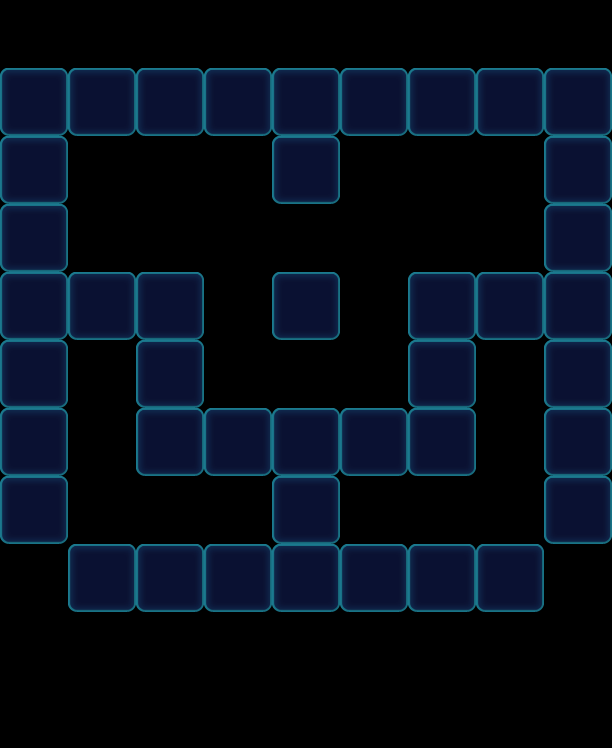

A 2D game scene composited from a Tiled map and its tileset images. What follows is a short description and the map's XML, with each tile layer's data collapsed to a summary:
An orthogonal 9x11 tile map with 68x68 px tiles, 1 tile layer (Valid), 2 tilesets and 67 objects (39x Monster, 18x Factory_Normal, 7x Lock, 2x Stone, Floor).

<map version="1.0" orientation="orthogonal" width="9" height="11" tilewidth="68" tileheight="68">
 <properties>
  <property name="Connect" value="87,14,1|42,46,1|07,24,1|18,74,1|78,64,1" />
 </properties>
 <tileset firstgid="1" name="game_grid1" tilewidth="68" tileheight="68">
  <image source="game_grid1.png" width="68" height="68" />
 </tileset>
 <tileset firstgid="2" name="map" tilewidth="68" tileheight="68">
  <image source="map.png" width="1024" height="1024" />
 </tileset>
 <layer name="Valid" width="9" height="11">
  <data>[99 cells, 42 non-empty, 1 distinct tile ids]</data>
 </layer>
 <objectgroup name="BottomObj" width="9" height="11">
  <object name="Jelly3" type="Floor" gid="33" x="272" y="340">
   <properties>
    <property name="Layers" value="2" />
   </properties>
  </object>
 </objectgroup>
 <objectgroup name="MiddleObj" width="9" height="11">
  <object name="48" type="Monster" gid="2" x="68" y="612">
   <properties>
    <property name="Color" value="Blue" />
   </properties>
  </object>
  <object name="26" type="Monster" gid="2" x="544" y="408">
   <properties>
    <property name="Color" value="Blue" />
   </properties>
  </object>
  <object name="27" type="Monster" gid="3" x="272" y="340">
   <properties>
    <property name="Color" value="Green" />
   </properties>
  </object>
  <object name="83" type="Monster" gid="17" x="476" y="612">
   <properties>
    <property name="Color" value="Purple" />
   </properties>
  </object>
  <object name="45" type="Monster" gid="17" x="0" y="408">
   <properties>
    <property name="Color" value="Purple" />
   </properties>
  </object>
  <object name="58" type="Monster" gid="17" x="408" y="612">
   <properties>
    <property name="Color" value="Purple" />
   </properties>
  </object>
  <object name="23" type="Monster" gid="17" x="0" y="476">
   <properties>
    <property name="Color" value="Purple" />
   </properties>
  </object>
  <object name="85" type="Monster" gid="18" x="204" y="476">
   <properties>
    <property name="Color" value="Pink" />
   </properties>
  </object>
  <object name="42" type="Monster" gid="18" x="272" y="136">
   <properties>
    <property name="Color" value="Pink" />
   </properties>
  </object>
  <object name="74" type="Monster" gid="2" x="544" y="476">
   <properties>
    <property name="Color" value="Blue" />
   </properties>
  </object>
  <object name="55" type="Monster" gid="19" x="272" y="204">
   <properties>
    <property name="Color" value="Yellow" />
   </properties>
  </object>
  <object name="55" type="Monster" gid="19" x="408" y="340">
   <properties>
    <property name="Color" value="Yellow" />
   </properties>
  </object>
  <object name="55" type="Monster" gid="19" x="68" y="136">
   <properties>
    <property name="Color" value="Yellow" />
   </properties>
  </object>
  <object name="55" type="Monster" gid="19" x="136" y="612">
   <properties>
    <property name="Color" value="Yellow" />
   </properties>
  </object>
  <object name="55" type="Monster" gid="19" x="204" y="612">
   <properties>
    <property name="Color" value="Yellow" />
   </properties>
  </object>
  <object name="36" type="Monster" gid="18" x="476" y="136">
   <properties>
    <property name="Color" value="Pink" />
   </properties>
  </object>
  <object name="57" type="Monster" gid="2" x="0" y="136">
   <properties>
    <property name="Color" value="Blue" />
   </properties>
  </object>
  <object name="44" type="Monster" gid="3" x="408" y="408">
   <properties>
    <property name="Color" value="Green" />
   </properties>
  </object>
  <object name="45" type="Monster" gid="17" x="136" y="476">
   <properties>
    <property name="Color" value="Purple" />
   </properties>
  </object>
  <object name="36" type="Monster" gid="18" x="272" y="612">
   <properties>
    <property name="Color" value="Pink" />
   </properties>
  </object>
  <object name="85" type="Monster" gid="18" x="340" y="476">
   <properties>
    <property name="Color" value="Pink" />
   </properties>
  </object>
  <object name="55" type="Monster" gid="19" x="340" y="612">
   <properties>
    <property name="Color" value="Yellow" />
   </properties>
  </object>
  <object name="62" type="Monster" gid="2" x="136" y="408">
   <properties>
    <property name="Color" value="Blue" />
   </properties>
  </object>
  <object name="84" type="Monster" gid="3" x="0" y="204">
   <properties>
    <property name="Color" value="Green" />
   </properties>
  </object>
  <object name="74" type="Monster" gid="2" x="544" y="272">
   <properties>
    <property name="Color" value="Blue" />
   </properties>
  </object>
  <object name="74" type="Monster" gid="2" x="476" y="340">
   <properties>
    <property name="Color" value="Blue" />
   </properties>
  </object>
  <object name="55" type="Monster" gid="19" x="272" y="544">
   <properties>
    <property name="Color" value="Yellow" />
   </properties>
  </object>
  <object name="55" type="Monster" gid="19" x="272" y="476">
   <properties>
    <property name="Color" value="Yellow" />
   </properties>
  </object>
  <object type="Monster" gid="124" x="136" y="340">
   <properties>
    <property name="Color" value="Pink" />
    <property name="Direction" value="Vertic" />
   </properties>
  </object>
  <object name="45" type="Monster" gid="17" x="0" y="272">
   <properties>
    <property name="Color" value="Purple" />
   </properties>
  </object>
  <object type="Monster" gid="124" x="0" y="340">
   <properties>
    <property name="Color" value="Yellow" />
    <property name="Direction" value="Vertic" />
   </properties>
  </object>
  <object name="62" type="Monster" gid="2" x="544" y="136">
   <properties>
    <property name="Color" value="Blue" />
   </properties>
  </object>
  <object name="45" type="Monster" gid="17" x="544" y="340">
   <properties>
    <property name="Color" value="Purple" />
   </properties>
  </object>
  <object name="45" type="Monster" gid="17" x="408" y="476">
   <properties>
    <property name="Color" value="Purple" />
   </properties>
  </object>
  <object name="45" type="Monster" gid="17" x="544" y="204">
   <properties>
    <property name="Color" value="Purple" />
   </properties>
  </object>
  <object type="Monster" gid="124" x="408" y="136">
   <properties>
    <property name="Color" value="Yellow" />
    <property name="Direction" value="Vertic" />
   </properties>
  </object>
  <object type="Monster" gid="124" x="136" y="136">
   <properties>
    <property name="Color" value="Blue" />
    <property name="Direction" value="Vertic" />
   </properties>
  </object>
  <object type="Monster" gid="77" x="204" y="136">
   <properties>
    <property name="Color" value="Purple" />
    <property name="Direction" value="Horiz" />
   </properties>
  </object>
  <object name="36" type="Monster" gid="18" x="340" y="136">
   <properties>
    <property name="Color" value="Pink" />
   </properties>
  </object>
 </objectgroup>
 <objectgroup color="#000000" name="TopObj" width="9" height="11">
  <object name="10" type="Factory_Normal" x="68" y="0" width="68" height="68">
   <properties>
    <property name="FactoryColorsConfig" value="Blue,Green,Yellow,Pink,Purple" />
   </properties>
  </object>
  <object name="10" type="Factory_Normal" x="0" y="0" width="68" height="68">
   <properties>
    <property name="FactoryColorsConfig" value="Blue,Green,Yellow,Pink,Purple" />
   </properties>
  </object>
  <object name="10" type="Factory_Normal" x="136" y="0" width="68" height="68">
   <properties>
    <property name="FactoryColorsConfig" value="Blue,Green,Yellow,Pink,Purple" />
   </properties>
  </object>
  <object name="10" type="Factory_Normal" x="204" y="0" width="68" height="68">
   <properties>
    <property name="FactoryColorsConfig" value="Blue,Green,Yellow,Pink,Purple" />
   </properties>
  </object>
  </objectgroup>
</map>
<!-- 23 of 67 objects omitted -->
